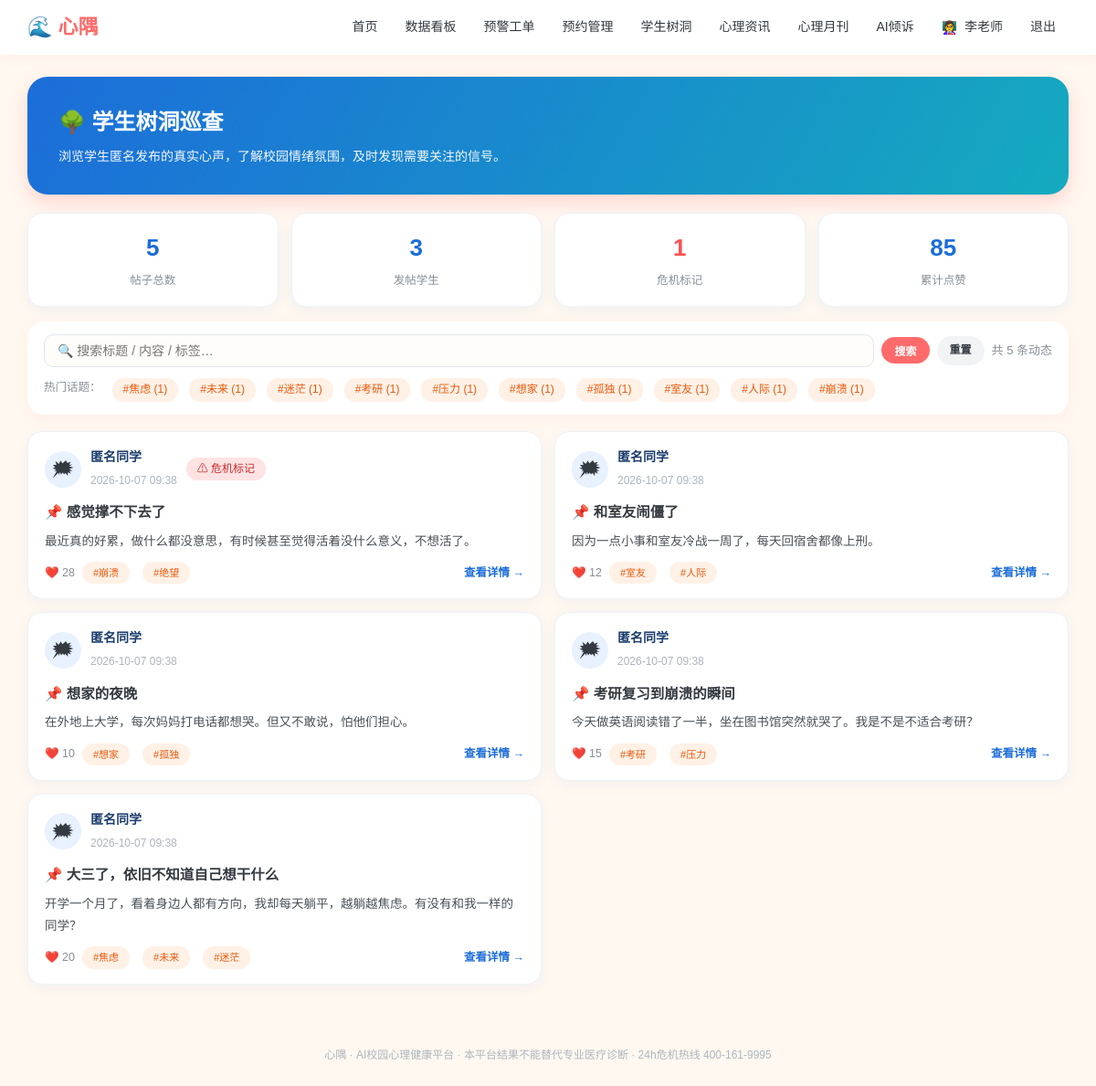
The page /teacher/treehole (signed in) on the database its author committed.
### models.py (models this page shows, shortened)
class User(db.Model):
    __tablename__ = "users"
    id = db.Column(db.Integer, primary_key=True)
    username = db.Column(db.String(64), unique=True, nullable=False)
    password_hash = db.Column(db.String(256), nullable=False)
    role = db.Column(db.String(16), default="student")   #student/counselor
    real_name = db.Column(db.String(64), default="")
    gender = db.Column(db.String(8), default="")
    grade = db.Column(db.String(32), default="")
    major = db.Column(db.String(64), default="")
    phone = db.Column(db.String(32), default="")
    avatar = db.Column(db.String(16), default="🌻")
    avatar_type = db.Column(db.String(16), default="emoji")   #emoji/upload
    avatar_file = db.Column(db.String(128), default="")       #本地上传头像文件名
    profile_completed = db.Column(db.Boolean, default=False)  #首次登录是否已完成基本信息
    qualification_no = db.Column(db.String(64), default="")   # 注册系统编号/证书编号
    qualification_verified = db.Column(db.Boolean, default=False)
    student_id = db.Column(db.String(32), default="")
    school = db.Column(db.String(128), default="")
    college = db.Column(db.String(128), default="")
    class_name = db.Column(db.String(64), default="")
    enrollment_year = db.Column(db.String(8), default="")
    education_level = db.Column(db.String(32), default="")
    student_status = db.Column(db.String(32), default="")
    employee_id = db.Column(db.String(32), default="")
    teacher_title = db.Column(db.String(64), default="")
    department = db.Column(db.String(128), default="")
    qualification = db.Column(db.String(256), default="")
    intro = db.Column(db.String(512), default="")
    created_at = db.Column(db.DateTime, default=datetime.now)

class TreePost(db.Model):
    __tablename__ = "tree_posts"
    id = db.Column(db.Integer, primary_key=True)
    user_id = db.Column(db.Integer, db.ForeignKey("users.id"))
    nickname = db.Column(db.String(64), default="匿名同学")
    title = db.Column(db.String(128))
    content = db.Column(db.Text)
    tags = db.Column(db.String(128), default="")
    likes = db.Column(db.Integer, default=0)
    media_kind = db.Column(db.String(16), default="")   #image/audio/video
    media_url = db.Column(db.String(256), default="")
    crisis_flag = db.Column(db.Boolean, default=False)
    hidden = db.Column(db.Boolean, default=False, server_default="0")    #学生端仅自己可见
    created_at = db.Column(db.DateTime, default=datetime.now)

### app.py (the view)
@app.route("/teacher/treehole")
@login_required(role="counselor")
def teacher_treehole(u):
    q = (request.args.get("q") or "").strip()
    tag = (request.args.get("tag") or "").strip()
    page = request.args.get("page", 1, type=int)
    per = 12
    query = TreePost.query.filter(TreePost.hidden == False)
    if q:
        query = query.filter(sa_or(TreePost.title.contains(q), TreePost.content.contains(q),TreePost.tags.contains(q)))
    if tag:
        query = query.filter(TreePost.tags.contains(tag))
    rows, total, pages, page = _treehole_page(query, page, per)
    hot_tags = []
    for p in TreePost.query.all():
        for t in (p.tags or "").split():
            hot_tags.append(t)
    counter = {}
    for t in hot_tags:
        counter[t] = counter.get(t, 0) + 1
    hot_tags = sorted(counter.items(), key=lambda x: -x[1])[:10]
    posts = TreePost.query.filter(TreePost.hidden == False).all()
    post_users = {p.user_id for p in posts}
    stats = {"posts": len(posts), "users": len(post_users),"crisis": sum(1 for p in posts if p.crisis_flag),"likes": sum(p.likes for p in posts)}
    return render_template("teacher_treehole.html", u=u, posts=rows, q=q, tag=tag,page=page, pages=pages, total=total,hot_tags=hot_tags, stats=stats)

### app.py (called while the page is built)
def login_required(role=None):
    def decor(f):
        @wraps(f)
        def wrapper(*args,**kwargs):
            uid = session.get("uid")
            if not uid:
                return redirect(url_for("login", next=request.path))
            u = db.session.get(User, uid)
            if not u:
                session.clear()
                return redirect(url_for("login"))
            if not u.profile_completed and request.endpoint not in (
                    "profile", "logout", "static", "avatar_upload"):
                flash("首次登录请先完善你的基本信息", "warn")
                return redirect(url_for("profile"))
            if role and u.role != role:
                flash("该页面需要相应权限", "warn")
                return redirect(url_for("index"))
            return f(u, *args, **kwargs)
        return wrapper
    return decor

@app.context_processor
def inject_globals():
    uid = session.get("uid")
    u = db.session.get(User, uid) if uid else None
    def avatar_html(usr, cls="", emoji_cls=""):
        if usr and usr.avatar_type == "upload" and usr.avatar:
            return f'<img class="{cls}" src="{usr.avatar}" alt="头像">'
        return f'<span class="{emoji_cls}">{usr.avatar or "👤" if usr else "👤"}</span>'
    return {"now": datetime.now(), "u": u, "avatar_html": avatar_html}

def _treehole_page(query, page, per):
    total = query.count()
    pages = max(1, (total + per - 1) // per)
    page = min(max(1, page), pages)
    rows = query.order_by(TreePost.created_at.desc()).offset((page - 1) * per).limit(per).all()
    return rows, total, pages, page

### templates/teacher_treehole.html (shortened to what this page needs)
{% extends "base.html" %}
{% block body %}
<div class="hero-banner" style="background:linear-gradient(120deg,#1c6dd9,#15aabf)">
  <h1>🌳 学生树洞巡查</h1>
  <p>浏览学生匿名发布的真实心声，了解校园情绪氛围，及时发现需要关注的信号。</p>
</div>
<div class="th-stats">
  <div class="th-stat"><b>{{ stats.posts }}</b><span>帖子总数</span></div>
  <div class="th-stat"><b>{{ stats.users }}</b><span>发帖学生</span></div>
  <div class="th-stat th-stat-red"><b>{{ stats.crisis }}</b><span>危机标记</span></div>
  <div class="th-stat"><b>{{ stats.likes }}</b><span>累计点赞</span></div>
</div>
<div class="card" style="padding:14px 18px">
  <form method="get" class="th-filter">
    <input type="text" name="q" value="{{ q }}" placeholder="🔍 搜索标题 / 内容 / 标签…">
    <button class="btn btn-sm">搜索</button>
    <a class="btn btn-sm btn-ghost" href="{{ url_for('teacher_treehole') }}">重置</a>
    <span class="th-count">共 {{ total }} 条动态</span>
  </form>
  {% if hot_tags %}
  <div class="th-tags">
    <span style="font-size:12.5px;color:#868e96;margin-right:6px">热门话题：</span>
    {% for t, n in hot_tags %}
    <a class="tag {{ 'tag-blue' if tag==t else '' }}" href="{{ url_for('teacher_treehole', tag=t) }}">#{{ t }} ({{ n }})</a>
    {% endfor %}
  </div>
  {% endif %}
</div>
<div class="th-feed">
  {% for p in posts %}
  {% set s = p.user_id %}
  <div class="th-post">
    <div class="th-post-head">
      <span class="th-emoji">🗯</span>
      <div class="th-post-user">
        <b>{{ p.nickname }}</b>
        <span class="th-time">{{ p.created_at.strftime('%Y-%m-%d %H:%M') }}</span>
      </div>
      {% if p.crisis_flag %}<span class="tag tag-red">⚠ 危机标记</span>{% endif %}
    </div>
    <div class="th-post-title">📌 {{ p.title }}</div>
    <div class="th-post-content">{{ p.content[:220] }}{% if p.content|length>220 %}…{% endif %}</div>
    <div class="th-post-foot">
      <span>❤️ {{ p.likes }}</span>
      {% if p.tags %}{% for t in p.tags.split() %}<span class="tag" style="font-size:11px">#{{ t }}</span>{% endfor %}{% endif %}
      <a class="th-view" href="{{ url_for('treehole_detail', pid=p.id) }}" target="_blank">查看详情 →</a>
    </div>
  </div>
  {% else %}
  <div class="card" style="text-align:center;padding:40px;color:#adb5bd">暂无树洞动态</div>
  {% endfor %}
</div>
{% endblock %}

### templates/base.html (shortened to what this page needs)
<!DOCTYPE html>
<html lang="zh-CN">
<head>
<link href="{{ url_for('static', filename='css/style.css') }}" rel="stylesheet">
</head>
<body>
<nav class="topnav">
  <div class="nav-inner">
    <a class="brand" href="{{ url_for('index') }}">🌊 心隅</a>
    <div class="nav-links">
      {% if u %}
        {% if u.role == 'student' %}
          <a href="{{ url_for('index') }}">首页</a>
          <a href="{{ url_for('assessments') }}">心理测评</a>
          <a href="{{ url_for('treehole') }}">匿名树洞</a>
          <a href="{{ url_for('mood') }}">情绪日记</a>
          <a href="{{ url_for('relax') }}">减压舱</a>
          <a href="{{ url_for('booking') }}">预约咨询</a>
          <a href="{{ url_for('learn') }}">心理成长</a>
          <a href="{{ url_for('chat') }}">AI倾诉</a>
          <a href="{{ url_for('rag_chat_page') }}" title="私密心聊：端侧离线·数据不出本机的一对一私人AI心理咨询">私密心聊</a>
        {% else %}
          <a href="{{ url_for('teacher_home') }}">首页</a>
          <a href="{{ url_for('dash') }}">数据看板</a>
          <a href="{{ url_for('alerts') }}">预警工单</a>
          <a href="{{ url_for('manage_booking') }}">预约管理</a>
          <a href="{{ url_for('teacher_treehole') }}">学生树洞</a>
          <a href="{{ url_for('teacher_news') }}">心理资讯</a>
          <a href="{{ url_for('teacher_journal') }}">心理月刊</a>
          <a href="{{ url_for('chat') }}">AI倾诉</a>
        {% endif %}
        <a class="nav-user" href="{{ url_for('profile') }}" title="个人信息"><span class="nav-avatar-wrap">{{ avatar_html(u, cls="nav-avatar") | safe }}</span> {{ u.real_name or u.username }}</a>
        <a href="{{ url_for('logout') }}">退出</a>
      {% else %}
        <a href="{{ url_for('login') }}">登录</a>
        <a href="{{ url_for('register') }}">注册</a>
      {% endif %}
    </div>
  </div>
</nav>
<main class="container">{% block body %}{% endblock %}</main>
<footer class="footer">心隅 · AI校园心理健康平台 · 本平台结果不能替代专业医疗诊断 · 24h危机热线 400-161-9995</footer>
</body>
</html>

### static/css/style.css (style rules this page uses)
* { margin: 0; padding: 0; box-sizing: border-box; }
:root { --brand: #ff6b6b; --brand2: #ffa94d; --sky: #4dabf7; --mint: #51cf66; --sun: #ffd43b; --ink: #343a40; --ink2: #868e96; --bg: #fff8f0; --card: #ffffff; --soft: #fff1e6; }
body { font-family: "Microsoft YaHei", "PingFang SC", sans-serif; background: var(--bg); color: var(--ink); line-height: 1.65; }
a { color: var(--brand); text-decoration: none; }
.topnav { background: #fff; box-shadow: 0 2px 12px rgba(255,107,107,.08); position: sticky; top: 0; z-index: 100; }
.nav-inner { max-width: 1180px; margin: 0 auto; padding: 0 20px; height: 60px; display: flex; align-items: center; justify-content: space-between; }
.brand { font-size: 22px; font-weight: 800; color: var(--brand); display:flex; align-items:center; gap:6px; }
.nav-links { display: flex; gap: 2px; align-items: center; flex-wrap: wrap; }
.nav-links a { color: var(--ink); padding: 7px 14px; border-radius: 20px; font-size: 14px; font-weight: 500; transition: .2s; }
.nav-user { font-size: 13px; color: var(--ink2); padding: 0 8px; }
.nav-avatar-wrap { display: inline-flex; vertical-align: middle; margin-right: 4px; }
.container { max-width: 1180px; margin: 24px auto; padding: 0 20px; }
.footer { text-align: center; color: #adb5bd; font-size: 12px; padding: 28px; margin-top: 40px; }
.card { background: var(--card); border-radius: 18px; padding: 22px; box-shadow: 0 4px 16px rgba(255,107,107,.07); margin-bottom: 18px; }
.btn { display: inline-block; background: var(--brand); color: #fff; border: none; padding: 10px 24px; border-radius: 24px; font-size: 14px; cursor: pointer; font-weight: 600; transition:.2s; }
.btn-ghost { background:#f1f3f5; color:var(--ink); }
.btn-sm { padding: 6px 14px; font-size: 12px; }
input[type=text], input[type=password], input[type=date], input[type=time], select, textarea { width: 100%; padding: 10px 14px; border: 2px solid #ffe3d3; border-radius: 12px; font-size: 14px; font-family: inherit; background:#fffdf9; }
.tag { display: inline-block; background: var(--soft); color: #e8590c; font-size: 12px; padding: 3px 12px; border-radius: 12px; margin-right: 6px; font-weight:500; }
.tag-red { background:#ffe3e3; color:#c92a2a; }
.hero-banner { background: linear-gradient(120deg, #ff6b6b, #ffa94d 60%, #ffd43b); color:#fff; border-radius:22px; padding:30px 34px; margin-bottom:20px; box-shadow:0 8px 20px rgba(255,107,107,.25); }
.hero-banner h1 { font-size:24px; margin-bottom:6px; }
.hero-banner p { opacity:.95; font-size:14px; }

### templates/teacher_treehole.html (style rules this page uses)
.th-stats { display:grid;grid-template-columns:repeat(4,1fr);gap:14px;margin-bottom:16px }
.th-stat { background:#fff;border-radius:16px;padding:16px;text-align:center;box-shadow:0 4px 14px rgba(28,109,217,.06);border:1px solid #eef2f7 }
.th-stat b { font-size:26px;color:#1c6dd9;display:block }
.th-stat.th-stat-red b { color:#fa5252 }
.th-stat span { font-size:12.5px;color:#868e96 }
.th-filter { display:flex;gap:8px;align-items:center;flex-wrap:wrap }
.th-filter input { flex:1;min-width:200px;padding:9px 14px;border:1px solid #e0e6ed;border-radius:10px;font-size:14px }
.th-count { font-size:13px;color:#868e96;margin-left:auto }
.th-tags { display:flex;gap:6px;flex-wrap:wrap;margin-top:12px }
.th-feed { display:grid;grid-template-columns:1fr 1fr;gap:14px;margin-bottom:16px }
.th-post { background:#fff;border-radius:16px;padding:16px 18px;box-shadow:0 4px 14px rgba(28,109,217,.06);border:1px solid #eef2f7;transition:.15s }
.th-post-head { display:flex;align-items:center;gap:10px;margin-bottom:10px }
.th-emoji { width:40px;height:40px;border-radius:50%;background:#e7f1ff;display:flex;align-items:center;justify-content:center;font-size:20px }
.th-post-user b { font-size:14px;color:#1c3d6e;display:block }
.th-time { font-size:12px;color:#adb5bd }
.th-post-title { font-size:15.5px;font-weight:700;color:#343a40;margin-bottom:7px }
.th-post-content { font-size:13.5px;color:#495057;line-height:1.8;margin-bottom:10px }
.th-post-foot { display:flex;gap:8px;align-items:center;flex-wrap:wrap;font-size:12.5px;color:#868e96 }
.th-view { margin-left:auto;color:#1c6dd9;font-weight:600 }

### rows shown on the page
User: avatar_type+avatar "👩‍🏫", real_name "李老师"
TreePost: nickname "匿名同学", created_at "2026-10-07 09:38", crisis_flag "⚠ 危机标记", title "感觉撑不下去了", content "最近真的好累，做什么都没意思，有时候甚至觉得活着没什么意义，不想活了。", likes "28", split "崩溃" "绝望"
TreePost: nickname "匿名同学", created_at "2026-10-07 09:38", title "和室友闹僵了", content "因为一点小事和室友冷战一周了，每天回宿舍都像上刑。", likes "12", split "室友" "人际"
TreePost: nickname "匿名同学", created_at "2026-10-07 09:38", title "想家的夜晚", content "在外地上大学，每次妈妈打电话都想哭。但又不敢说，怕他们担心。", likes "10", split "想家" "孤独"
TreePost: nickname "匿名同学", created_at "2026-10-07 09:38", title "考研复习到崩溃的瞬间", content "今天做英语阅读错了一半，坐在图书馆突然就哭了。我是不是不适合考研？", likes "15", split "考研" "压力"
TreePost: nickname "匿名同学", created_at "2026-10-07 09:38", title "大三了，依旧不知道自己想干什么", content "开学一个月了，看着身边人都有方向，我却每天躺平，越躺越焦虑。有没有和我一样的同学？", likes "20", split "焦虑" "未来" "迷茫"

### other values the page prints
{{ stats.posts }} "5"
{{ stats.users }} "3"
{{ stats.crisis }} "1"
{{ stats.likes }} "85"
{{ total }} "5"
{{ t }} "焦虑" "未来" "迷茫" "考研" "压力" "想家" "孤独" "室友" "人际" "崩溃"
{{ n }} "1" "1" "1" "1" "1" "1" "1" "1" "1" "1"
